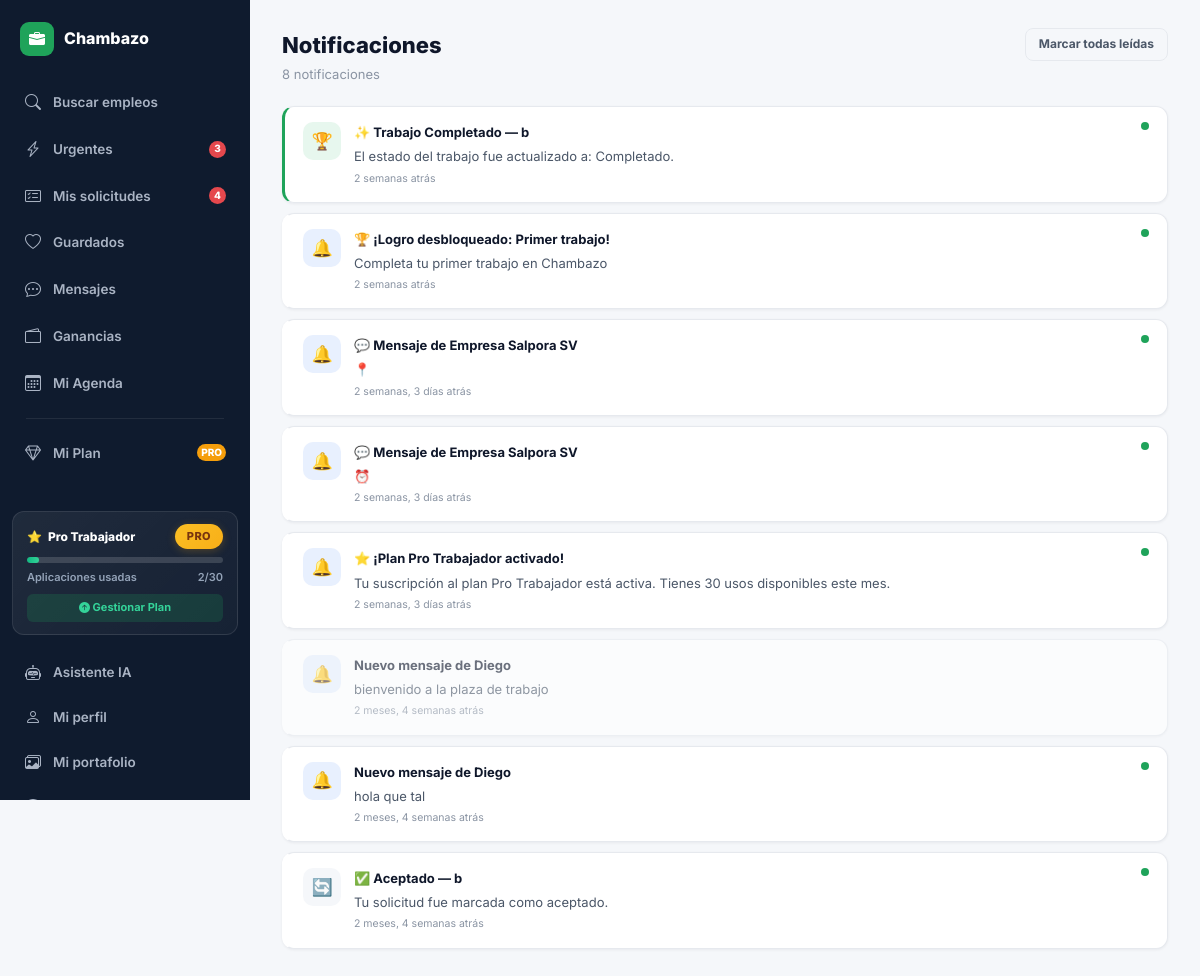
/notificaciones/ (signed in), run on the app's committed database.
### core/models.py (models this page shows, shortened)
class SuscripcionUsuario(models.Model):
    usuario = models.OneToOneField(User, on_delete=models.CASCADE, related_name='suscripcion')
    plan = models.ForeignKey(PlanSuscripcion, on_delete=models.SET_NULL, null=True, related_name='suscriptores')
    fecha_inicio = models.DateTimeField(auto_now_add=True)
    fecha_renovacion = models.DateTimeField(null=True, blank=True)
    usos_este_mes = models.PositiveIntegerField(default=0)
    mes_actual = models.PositiveIntegerField(default=1)
    activa = models.BooleanField(default=True)
    metodo_pago_id = models.CharField(max_length=100, blank=True)
    @property
    def porcentaje_uso(self):
        if not self.plan or self.plan.es_ilimitado or self.plan.cupo_mensual == 0:
            return 0
        return min(100, int(self.usos_este_mes / self.plan.cupo_mensual * 100))

class PlanSuscripcion(models.Model):
    TIPO_ROL = [('trabajador', 'Trabajador'), ('contratista', 'Contratista')]
    TIPO_PLAN = [('basico', 'Básico'), ('pro', 'Pro'), ('premium', 'Premium')]
    nombre = models.CharField(max_length=50)
    slug = models.SlugField(unique=True)
    rol = models.CharField(max_length=20, choices=TIPO_ROL)
    tipo = models.CharField(max_length=20, choices=TIPO_PLAN)
    precio_mensual = models.DecimalField(max_digits=8, decimal_places=2, default=0)
    cupo_mensual = models.IntegerField(default=0, help_text='0 = ilimitado')
    destacado = models.BooleanField(default=False, help_text='Resalta visualmente este plan')
    beneficios = models.JSONField(default=list, blank=True)
    icono = models.CharField(max_length=10, default='🆓')
    color = models.CharField(max_length=20, default='#1FA35A')
    orden = models.PositiveIntegerField(default=0)
    activo = models.BooleanField(default=True)
    class Meta:
        ordering = ['rol', 'orden']
    @property
    def es_ilimitado(self):
        return self.cupo_mensual == 0 and self.tipo != 'basico'

class Notificacion(models.Model):
    TIPO_CHOICES = [
        ('solicitud', 'Nueva solicitud'),
        ('estado', 'Cambio de estado'),
        ('contratado', 'Contratado'),
        ('resena', 'Nueva reseña'),
        ('sistema', 'Sistema'),
        ('match', 'Nuevo match'),
    ]
    TIPO_ICONS = {
        'solicitud': '📩', 'estado': '🔄', 'contratado': '🏆',
        'resena': '⭐', 'sistema': '🔔', 'match': '🎯',
    }
    usuario = models.ForeignKey(User, on_delete=models.CASCADE, related_name='notificaciones')
    tipo    = models.CharField(max_length=20, choices=TIPO_CHOICES, default='sistema')
    titulo  = models.CharField(max_length=200)
    mensaje = models.TextField()
    leida   = models.BooleanField(default=False)
    url     = models.CharField(max_length=300, blank=True)
    creado  = models.DateTimeField(auto_now_add=True)
    class Meta:
        ordering = ['-creado']
    @property
    def icono(self):
        return self.TIPO_ICONS.get(self.tipo, '🔔')

### core/views.py (the view)
# urls.py: path('notificaciones/', views.notificaciones, name='notificaciones'),
@login_required
def notificaciones(request):
    if request.GET.get('marcar_todas'):
        Notificacion.objects.filter(usuario=request.user, leida=False).update(leida=True)
        messages.success(request, 'Todas marcadas como leídas.')
    notifs = Notificacion.objects.filter(usuario=request.user)[:40]
    ctx = ctx_base(request)
    ctx.update({'notificaciones': notifs, 'active': 'notif'})
    return render(request, 'core/notificaciones.html', ctx)

### core/context_processors.py (called while the page is built)
def global_settings(request):
    return {
        'GOOGLE_MAPS_KEY': getattr(settings, 'GOOGLE_MAPS_API_KEY', ''),
    }

### core/views.py (called while the page is built)
def _obtener_suscripcion(user):
    from datetime import timedelta
    try:
        return user.suscripcion
    except SuscripcionUsuario.DoesNotExist:
        rol = user.profile.rol
        plan_basico = PlanSuscripcion.objects.filter(rol=rol, tipo='basico', activo=True).first()
        if plan_basico:
            return SuscripcionUsuario.objects.create(
                usuario=user, plan=plan_basico,
                fecha_renovacion=timezone.now() + timedelta(days=30),
                mes_actual=timezone.now().month
            )
        return None

### core/templates/core/notificaciones.html (shortened to what this page needs)
{% extends 'core/base.html' %}
{% block body %}
{% if request.user.profile.rol == 'contratista' %}{% include 'core/_sidebar_contratista.html' %}{% else %}{% include 'core/_sidebar_trabajador.html' %}{% endif %}
<div class="page-hd">
  <div><h1>Notificaciones</h1><p>{{ notificaciones|length }} notificaciones</p></div>
  {% if notificaciones %}<a href="?marcar_todas=1" class="btn btn-outline btn-sm">Marcar todas leídas</a>{% endif %}
</div>
{% for n in notificaciones %}
<a href="{% url 'marcar_notif_leida' n.pk %}" style="text-decoration:none;">
  <div class="notif-item {% if n.tipo == 'contratado' or n.tipo == 'match' %}green{% elif n.tipo == 'solicitud' %}yellow{% endif %} {% if n.leida %}read{% endif %}">
    <div class="notif-icon-box {% if n.tipo == 'contratado' %}g{% elif n.tipo == 'solicitud' %}y{% elif n.tipo == 'sistema' %}b{% else %}grey{% endif %}">{{ n.icono }}</div>
    <div style="flex:1;min-width:0;">
      <div class="fw-700 t-sm">{{ n.titulo }}{% if not n.leida and n.tipo == 'solicitud' %}<span class="live-badge">EN VIVO</span>{% endif %}</div>
      <div class="t-sm t-mid mt-4">{{ n.mensaje }}</div>
      <div class="t-xxs t-muted mt-4">{{ n.creado|timesince }} atrás</div>
    </div>
    {% if not n.leida %}<div class="notif-live-dot"></div>{% endif %}
  </div>
</a>
{% empty %}
<div class="empty-state"><div class="empty-icon">🔔</div><div class="empty-title">Sin notificaciones</div><div class="empty-sub">Aquí verás tus alertas</div></div>
{% endfor %}
{% include 'core/_sidebar_close.html' %}
{% endblock %}

### core/templates/core/_sidebar_trabajador.html (shortened to what this page needs)
<div class="app-shell">
<aside class="app-sidebar" id="appSidebar">
  <div class="sidebar-brand" onclick="toggleSidebarCollapse()" onkeypress="if(event.key==='Enter'||event.key===' ')toggleSidebarCollapse()" role="button" tabindex="0" style="cursor:pointer;" title="Colapsar/expandir menú">
    <div class="brand-icon"><i class="bi bi-briefcase-fill"></i></div>
    <span class="sidebar-brand-text">Chambazo</span>
  </div>
  <nav class="sidebar-nav">
    <a href="{% url 'home_trabajador' %}" class="sidebar-link {% if active == 'buscar' %}active{% endif %}">
      <i class="bi bi-search"></i><span class="link-text">Buscar empleos</span>
    </a>
    <a href="{% url 'trabajos_urgentes' %}" class="sidebar-link {% if active == 'urgentes' %}active{% endif %}">
      <i class="bi bi-lightning-charge"></i><span class="link-text">Urgentes</span>
      {% if urgentes_count > 0 %}<span class="sidebar-badge">{{ urgentes_count }}</span>{% endif %}
    </a>
    <a href="{% url 'mis_solicitudes' %}" class="sidebar-link {% if active == 'solicitudes' %}active{% endif %}">
      <i class="bi bi-card-checklist"></i><span class="link-text">Mis solicitudes</span>
      {% if solicitudes_pend_count > 0 %}<span class="sidebar-badge">{{ solicitudes_pend_count }}</span>{% endif %}
    </a>
    <a href="{% url 'guardados' %}" class="sidebar-link {% if active == 'guardados' %}active{% endif %}">
      <i class="bi bi-heart"></i><span class="link-text">Guardados</span>
    </a>
    <a href="{% url 'mensajes' %}" class="sidebar-link {% if active == 'mensajes' %}active{% endif %}">
      <i class="bi bi-chat-dots"></i><span class="link-text">Mensajes</span>
    </a>
    <a href="{% url 'ganancias' %}" class="sidebar-link {% if active == 'ganancias' %}active{% endif %}">
      <i class="bi bi-wallet2"></i><span class="link-text">Ganancias</span>
    </a>
    <a href="{% url 'mi_agenda' %}" class="sidebar-link {% if active == 'agenda' %}active{% endif %}">
      <i class="bi bi-calendar3"></i><span class="link-text">Mi Agenda</span>
    </a>
      <div class="sidebar-divider"></div>
    <a href="{% url 'planes' %}" class="sidebar-link {% if active == 'planes' %}active{% endif %}" style="{% if active == 'planes' %}background:linear-gradient(135deg,#8b5cf6,#7c3aed);{% endif %}">
      <i class="bi bi-gem"></i><span class="link-text">Mi Plan</span>
      {% if user.suscripcion.plan.tipo != 'basico' %}
        <span class="sidebar-badge" style="background:{% if user.suscripcion.plan.tipo == 'premium' %}#8b5cf6{% else %}#f59e0b{% endif %};">{{ user.suscripcion.plan.tipo|upper }}</span>
      {% endif %}
    </a>
  </nav>
    <div class="sidebar-plan-widget anim-fade-up">
      <div class="spw-header">
        <span class="spw-title">
          <span>{{ user.suscripcion.plan.icono|default:"🆓" }}</span>
          <span>{{ user.suscripcion.plan.nombre|default:"Plan Básico" }}</span>
        </span>
        <span class="badge-plan {{ user.suscripcion.plan.tipo|default:"basico" }}">
          {{ user.suscripcion.plan.tipo|default:"BÁSICO"|upper }}
        </span>
      </div>
      <div class="spw-bar">
        <div class="spw-bar-fill" style="width:{{ user.suscripcion.porcentaje_uso|default:0 }}%;"></div>
      </div>
      <div class="spw-text">
        <span>Aplicaciones usadas</span>
        <span>{{ user.suscripcion.usos_este_mes|default:0 }}/{% if user.suscripcion.plan.es_ilimitado %}∞{% else %}{{ user.suscripcion.plan.cupo_mensual|default:2 }}{% endif %}</span>
      </div>
      <a href="{% url 'planes' %}" class="spw-upgrade-btn">
        <i class="bi bi-arrow-up-circle-fill"></i> Gestionar Plan
      </a>
    </div>
  <div class="sidebar-bottom">
    <a href="{% url 'asistente' %}" class="sidebar-link {% if active == 'asistente' %}active{% endif %}">
      <i class="bi bi-robot"></i><span class="link-text">Asistente IA</span>
    </a>
    <a href="{% url 'perfil_trabajador' %}" class="sidebar-link {% if active == 'perfil' %}active{% endif %}">
      <i class="bi bi-person"></i><span class="link-text">Mi perfil</span>
    </a>
    <a href="{% url 'galeria_gestionar' %}" class="sidebar-link {% if active == 'portafolio' %}active{% endif %}">
      <i class="bi bi-images"></i><span class="link-text">Mi portafolio</span>
    </a>
    <a href="{% url 'solicitar_verificacion' %}" class="sidebar-link {% if active == 'verificar_kyc' %}active{% endif %}">
      <i class="bi bi-shield-check"></i><span class="link-text">Verificar Identidad (KYC)</span>
    </a>
  </div>
</aside>
<div style="flex:1;min-width:0;display:flex;flex-direction:column;">
  <main class="app-content">

### data on the page
Notificacion: icono "🏆", titulo "✨ Trabajo Completado — b", mensaje "El estado del trabajo fue actualizado a: Completado.", creado "2 semanas", leida False (drawn)
Notificacion: icono "🔔", titulo "🏆 ¡Logro desbloqueado: Primer trabajo!", mensaje "Completa tu primer trabajo en Chambazo", creado "2 semanas", leida False (drawn)
Notificacion: icono "🔔", titulo "💬 Mensaje de Empresa Salpora SV", mensaje "📍", creado "2 semanas, 3 días", leida False (drawn)
Notificacion: icono "🔔", titulo "💬 Mensaje de Empresa Salpora SV", mensaje "⏰", creado "2 semanas, 3 días", leida False (drawn)
Notificacion: icono "🔔", titulo "⭐ ¡Plan Pro Trabajador activado!", mensaje "Tu suscripción al plan Pro Trabajador está activa. Tienes 30 usos disponibles este mes.", creado "2 semanas, 3 días", leida False (drawn)
Notificacion: icono "🔔", titulo "Nuevo mensaje de Diego", mensaje "bienvenido a la plaza de trabajo", creado "2 meses, 4 semanas"
Notificacion: icono "🔔", titulo "Nuevo mensaje de Diego", mensaje "hola que tal", creado "2 meses, 4 semanas", leida False (drawn)
Notificacion: icono "🔄", titulo "✅ Aceptado — b", mensaje "Tu solicitud fue marcada como aceptado.", creado "2 meses, 4 semanas", leida False (drawn)

### other printed values
{{ urgentes_count }} "3"
{{ solicitudes_pend_count }} "4"
{{ user.suscripcion.plan.tipo|upper }} "PRO"
{{ user.suscripcion.plan.icono|default:"🆓" }} "⭐"
{{ user.suscripcion.plan.nombre|default:"Plan Básico" }} "Pro Trabajador"
{{ user.suscripcion.plan.tipo|default:"BÁSICO"|upper }} "PRO"
{{ user.suscripcion.usos_este_mes|default:0 }} "2"
{{ user.suscripcion.plan.cupo_mensual|default:2 }} "30"
{{ notificaciones|length }} "8"
